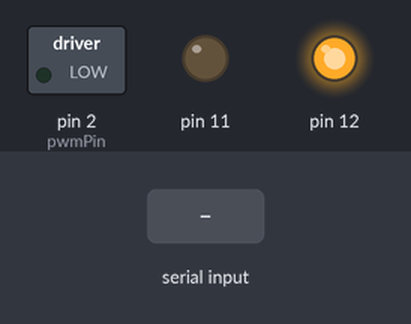
Recording of a sketch running on a simulated Arduino Uno, built with avr-gcc and run on an emulated ATmega328P. Parts: switched loads named in the sketch (green lamp = pin HIGH), output pins drawn as LEDs (lit = HIGH). The inputs (shaded band) are chosen by the test bench.

Above: at 1.2 s.
1.3 s: "1:90:45\n" received over Serial
At 3.5 s:
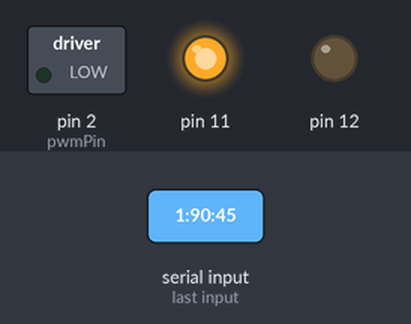
3.8 s: "s" received over Serial
At 5.3 s:
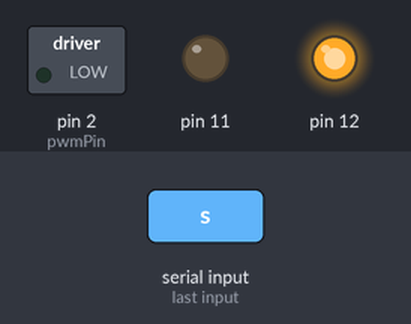
Timing chart, 0 to 6.8 s (numbered marks = the images above; inputs shaded):
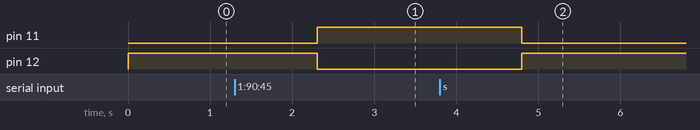

The sketch:

customMotorControl.ino
```cpp
const int pwmPin = 2;
boolean flagPWM;


String incomingString = "";
unsigned long previousMillis = 0;
int intervalOn;
int intervalOff = 1000;
int timeVal = 0;
int cycleTotal = 1;
int cycleIndex = 0;
int intensity[] = {25, 50, 75, 75, 50, 25};
int intensityIndex = -1;
String start;
String timeStr;
String cycleStr;

boolean motorRunning = false;

void generatePWM(unsigned long onTime, unsigned long offTime, int duty ){
  unsigned long currentMillis = millis(); // Get the current time
  unsigned long elapsedMillis = currentMillis - previousMillis; // Calculate elapsed time since last update

  if (elapsedMillis <= onTime && !digitalRead(pwmPin)) {
  // if (elapsedMillis <= onTime) {

    // Set PWM signal ON with specified duty cycle
    analogWrite(pwmPin, duty * 255 / 100); // Convert duty cycle percentage to PWM value
    digitalWrite(11,HIGH);
    digitalWrite(12,LOW);
  }

  if (elapsedMillis > onTime && digitalRead(pwmPin)) {
  // if (elapsedMillis > onTime ) {

    // Set PWM signal OFF
    analogWrite(pwmPin, 0); // 0% duty cycle (fully OFF)
    digitalWrite(11,LOW);
    digitalWrite(12,HIGH);
  }

    if (elapsedMillis >= onTime + offTime) {
    // Update the previousMillis and intervalOff
    previousMillis = currentMillis;
    intervalOff = offTime;
    motorRunning = false;


  }

}

String getValue(String data, char separator, int index)
{
    int found = 0;
    int strIndex[] = { 0, -1 };
    int maxIndex = data.length() - 1;


    for (int i = 0; i <= maxIndex && found <= index; i++) {
        if (data.charAt(i) == separator || i == maxIndex) {
            found++;
            strIndex[0] = strIndex[1] + 1;
            strIndex[1] = (i == maxIndex) ? i+1 : i;
        }
    }
    return found > index ? data.substring(strIndex[0], strIndex[1]) : "";
}


void setup() { // put your setup code here, to run once:
  pinMode(pwmPin, OUTPUT);
  pinMode(12,OUTPUT);
  pinMode(11,OUTPUT);
  Serial.begin(9600);

}

void loop () {
  if(Serial.available() > 0 ){
        incomingString = Serial.readString();

        start = getValue(incomingString, ':', 0);
        timeStr = getValue(incomingString, ':', 1);
        cycleStr = getValue(incomingString, ':', 2);

        timeVal = timeStr.toInt() * 1000;
        cycleTotal = cycleStr.toInt();
        if(start == "s" || timeVal == 3 || cycleTotal == 1){
              // digitalWrite(11,LOW);
              // digitalWrite(12,HIGH);

        }


    }

  if(!motorRunning){

    if(start.length() == 0 && timeVal == 0 && cycleTotal == 1) { //haven't recieved data
              digitalWrite(11,LOW);
              digitalWrite(12,HIGH);
      return;
    }
    if(cycleIndex >= cycleTotal) { //Stop signal
      start = "";
      timeVal = 0;
      cycleTotal = 0;
      digitalWrite(11,LOW);
      digitalWrite(12,HIGH);

      return;
    }

    motorRunning = true; //continues generatePWM
    intensityIndex++; // changes intensity

    if(intensityIndex > 5){
      intensityIndex = 0;
      cycleIndex++;
    }
  }

  if(motorRunning){
    // digitalWrite(11,HIGH);
    // digitalWrite(12,LOW);
    generatePWM(timeVal, 1000, intensity[intensityIndex]);
  }

  else {
    digitalWrite(11,LOW);
    digitalWrite(12,HIGH);
  }

}
```

Measured:
- after the input at 1.3 s, pin 11: LOW → HIGH after 1.0 s; pin 12: HIGH → LOW after 1.0 s
- after the input at 3.8 s, pin 11: HIGH → LOW after 1.0 s; pin 12: LOW → HIGH after 1.0 s
